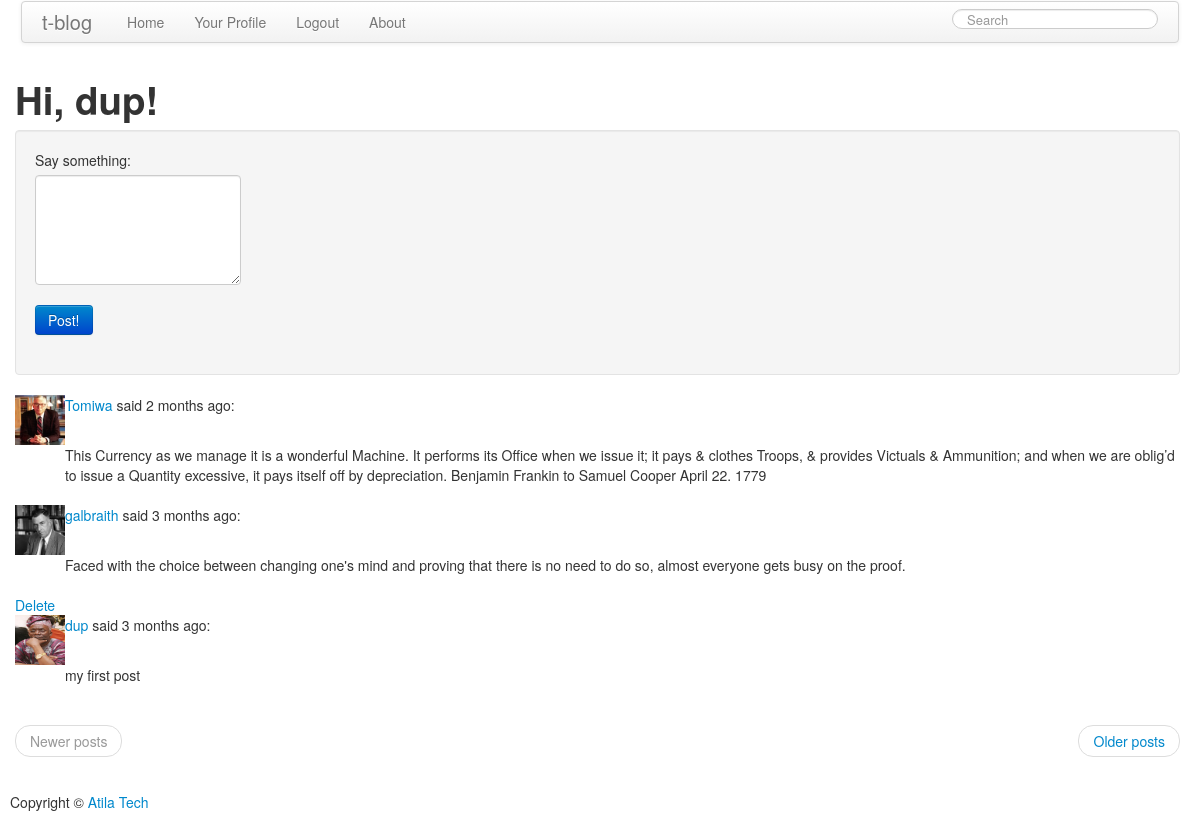
The app's page /index (signed in) with its own data.
### app/models.py (models this page shows, shortened)
class User(db.Model):
    id = db.Column(db.Integer, primary_key=True)
    nickname = db.Column(db.String(64), index=True, unique=True)
    email = db.Column(db.String(120), index=True, unique=True)
    posts = db.relationship('Post', backref='author', lazy='dynamic')
    about_me = db.Column(db.String(140))
    last_seen = db.Column(db.DateTime)
    followed = db.relationship('User',
                               secondary=followers,
                               primaryjoin=(followers.c.follower_id == id),
                               secondaryjoin=(followers.c.followed_id == id),
                               backref=db.backref('followers', lazy='dynamic'),
                               lazy='dynamic')
    def avatar(self, size):
        return 'http://www.gravatar.com/avatar/%s?d=mm&s=%d' % (md5(self.email.encode('utf-8')).hexdigest(), size)
    def followed_posts(self):
        return Post.query.join(followers, (followers.c.followed_id == Post.user_id)).filter(followers.c.follower_id == self.id).order_by(Post.timestamp.desc())
    @property
    def is_authenticated(self):
        return True

class Post(db.Model):
    __searchable__ = ['body']
    id = db.Column(db.Integer, primary_key = True)
    body = db.Column(db.String(10000))
    timestamp = db.Column(db.DateTime)
    user_id = db.Column(db.Integer, db.ForeignKey('user.id'))
    language = db.Column(db.String(5))

### app/views.py (the view)
@app.route('/', methods=['GET', 'POST'])
@app.route('/index', methods=['GET', 'POST'])
@app.route('/index/<int:page>', methods=['GET', 'POST'])
@login_required
def index(page=1):
    form = PostForm()
    if form.validate_on_submit():
    	language = guessLanguage(form.post.data)
        if language == 'UNKNOWN' or len(language) > 5:
            language = ''
        post = Post(body=form.post.data, timestamp=datetime.utcnow(), author=g.user,language=language)
        db.session.add(post)
        db.session.commit()
        flash(gettext('Your post is now live!'))
        return redirect(url_for('index'))
    posts = g.user.followed_posts().paginate(page, POSTS_PER_PAGE, False)
    return render_template('index.html',
                           title='Home',
                           form=form,
                           posts=posts)

### app/forms.py
class SearchForm(Form):
    search = StringField('search', validators=[DataRequired()])

class PostForm(Form):
    post = TextAreaField('post', validators=[DataRequired()])

### app/momentjs.py (called while the page is built)
    def render(self, format):
        return Markup("<script>\ndocument.write(moment(\"%s\").%s);\n</script>" % (self.timestamp.strftime("%Y-%m-%dT%H:%M:%S Z"), format))

    def fromNow(self):
        return self.render("fromNow()")

### app/views.py (called while the page is built)
@lm.user_loader
def load_user(id):
    return User.query.get(int(id))

@app.before_request
def before_request():
    g.user = current_user
    if g.user.is_authenticated:
        g.user.last_seen = datetime.utcnow()
        g.search_form = SearchForm()
        db.session.add(g.user)
        db.session.commit()

@app.after_request
def after_request(response):
    for query in get_debug_queries():
        if query.duration >= DATABASE_QUERY_TIMEOUT:
            app.logger.warning("SLOW QUERY: %s\nParameters: %s\nDuration: %fs\nContext: %s\n" % (query.statement, query.parameters, query.duration, query.context))
    return response

### app/templates/index.html (shortened to what this page needs)
{% extends "base.html" %}
{% block content %}
  <h1>Hi, {{ g.user.nickname }}!</h1>
<div class="well">
    <form class="form" action="" method="post" name="post">
        <div class="control-group{% if form.errors.post %} error{% endif %}">
            <label class="control-label" for="post">Say something:</label>
            <div class="controls">
                {{ form.post(size = 30, maxlength = 10000, rows=5, cols=50) }}
            </div>
        </div>
        <div class="control-group">
            <div class="controls">
                <input class="btn btn-primary" type="submit" value="Post!">
            </div>
        </div>
    </form>
</div>
  {% if posts %}
  {% for post in posts.items %}
		{% include 'post.html' %}
  {% endfor %}
<ul class="pager">
    {% if posts.has_prev %}
    <li class="previous"><a href="{{ url_for('index', page = posts.prev_num) }}">Newer posts</a></li>
    {% else %}
    <li class="previous disabled"><a href="#">Newer posts</a></li>
    {% endif %}
    {% if posts.has_next %}
    <li class="next"><a href="{{ url_for('index', page = posts.next_num) }}">Older posts</a></li>
    {% else %}
    <li class="next disabled"><a href="#">Older posts</a></li>
    {% endif %}
</ul>
{% endif %}
{% endblock %}

### app/templates/post.html
  <table>
      <tr valign="top">
          <td><img style="height: 50px; width:50px;max-width: 50px "  src="{{url_for('static', filename ='img/profpic/%s.jpg' % post.author.nickname ) }}" onError="this.onerror=null;this.src='{{post.author.avatar(128)}}';"></td><td>{% autoescape false %}<p>{{ _('%(nickname)s said %(when)s:', nickname = '<a href="%s">%s</a>' % (url_for('user', nickname=post.author.nickname), post.author.nickname), when=momentjs(post.timestamp).fromNow()) }}</p>
{% endautoescape %}<br>{{ post.body }}</td>
      </tr>
      {%if g.user.id %}
      {% if post.author.id == g.user.id %}
<div><a href="{{ url_for('delete', id=post.id) }}">{{ _('Delete') }}</a></div>
{% endif %}
{% endif %}
  </table>
<br>

### records on screen
User: user.nickname "dup"
Post: nickname (picture), body "This Currency as we manage it is a wonderful Machine. It performs its Office when we issue it; it pays & clothes Troops, & provides Victuals & Ammunition; and when we are oblig’d to issue a Quantity excessive, it pays itself off by depreciation. Benjamin Frankin to Samuel Cooper April 22. 1779"
Post: nickname (picture), body "Faced with the choice between changing one's mind and proving that there is no need to do so, almost everyone gets busy on the proof."
Post: shows a picture, body "my first post"
